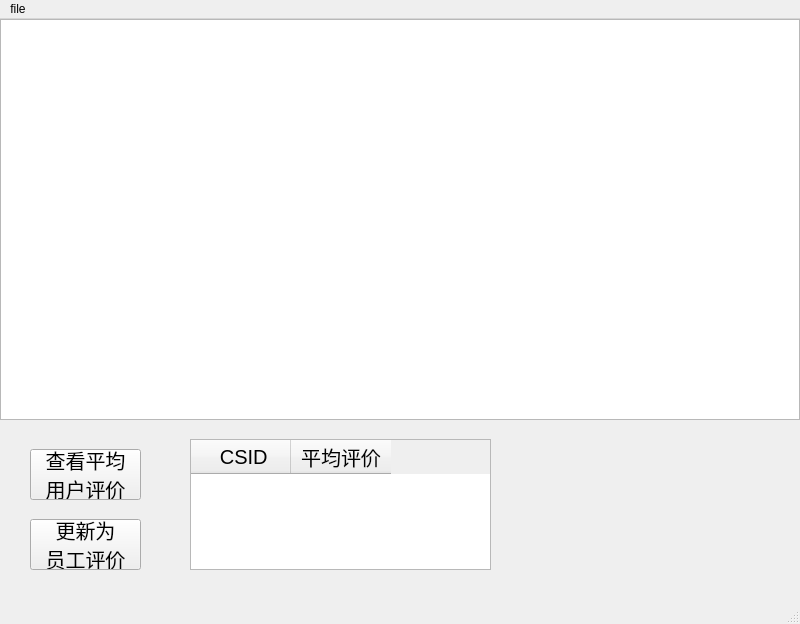
<?xml version="1.0" encoding="UTF-8"?>
<ui version="4.0">
 <class>workReportWin</class>
 <widget class="QMainWindow" name="workReportWin">
  <property name="geometry">
   <rect>
    <x>0</x>
    <y>0</y>
    <width>800</width>
    <height>624</height>
   </rect>
  </property>
  <property name="windowTitle">
   <string>MainWindow</string>
  </property>
  <widget class="QWidget" name="centralwidget">
   <widget class="QTableView" name="tableView">
    <property name="geometry">
     <rect>
      <x>0</x>
      <y>0</y>
      <width>800</width>
      <height>401</height>
     </rect>
    </property>
   </widget>
   <widget class="QPushButton" name="pushButton">
    <property name="geometry">
     <rect>
      <x>30</x>
      <y>430</y>
      <width>111</width>
      <height>51</height>
     </rect>
    </property>
    <property name="font">
     <font>
      <pointsize>15</pointsize>
     </font>
    </property>
    <property name="text">
     <string>查看平均
用户评价</string>
    </property>
   </widget>
   <widget class="QPushButton" name="pushButton_2">
    <property name="geometry">
     <rect>
      <x>30</x>
      <y>500</y>
      <width>111</width>
      <height>51</height>
     </rect>
    </property>
    <property name="font">
     <font>
      <pointsize>15</pointsize>
     </font>
    </property>
    <property name="text">
     <string>更新为
员工评价</string>
    </property>
   </widget>
   <widget class="QTableWidget" name="tableWidget">
    <property name="geometry">
     <rect>
      <x>190</x>
      <y>420</y>
      <width>301</width>
      <height>131</height>
     </rect>
    </property>
    <property name="font">
     <font>
      <pointsize>15</pointsize>
     </font>
    </property>
    <column>
     <property name="text">
      <string>    CSID   </string>
     </property>
    </column>
    <column>
     <property name="text">
      <string>平均评价</string>
     </property>
    </column>
   </widget>
  </widget>
  <widget class="QMenuBar" name="menubar">
   <property name="geometry">
    <rect>
     <x>0</x>
     <y>0</y>
     <width>800</width>
     <height>23</height>
    </rect>
   </property>
   <widget class="QMenu" name="menufile">
    <property name="title">
     <string>file</string>
    </property>
    <addaction name="actionexport_as_file"/>
   </widget>
   <addaction name="menufile"/>
  </widget>
  <widget class="QStatusBar" name="statusbar"/>
  <action name="actionexport_as_file">
   <property name="text">
    <string>export as file</string>
   </property>
  </action>
 </widget>
 <resources/>
 <connections/>
</ui>
